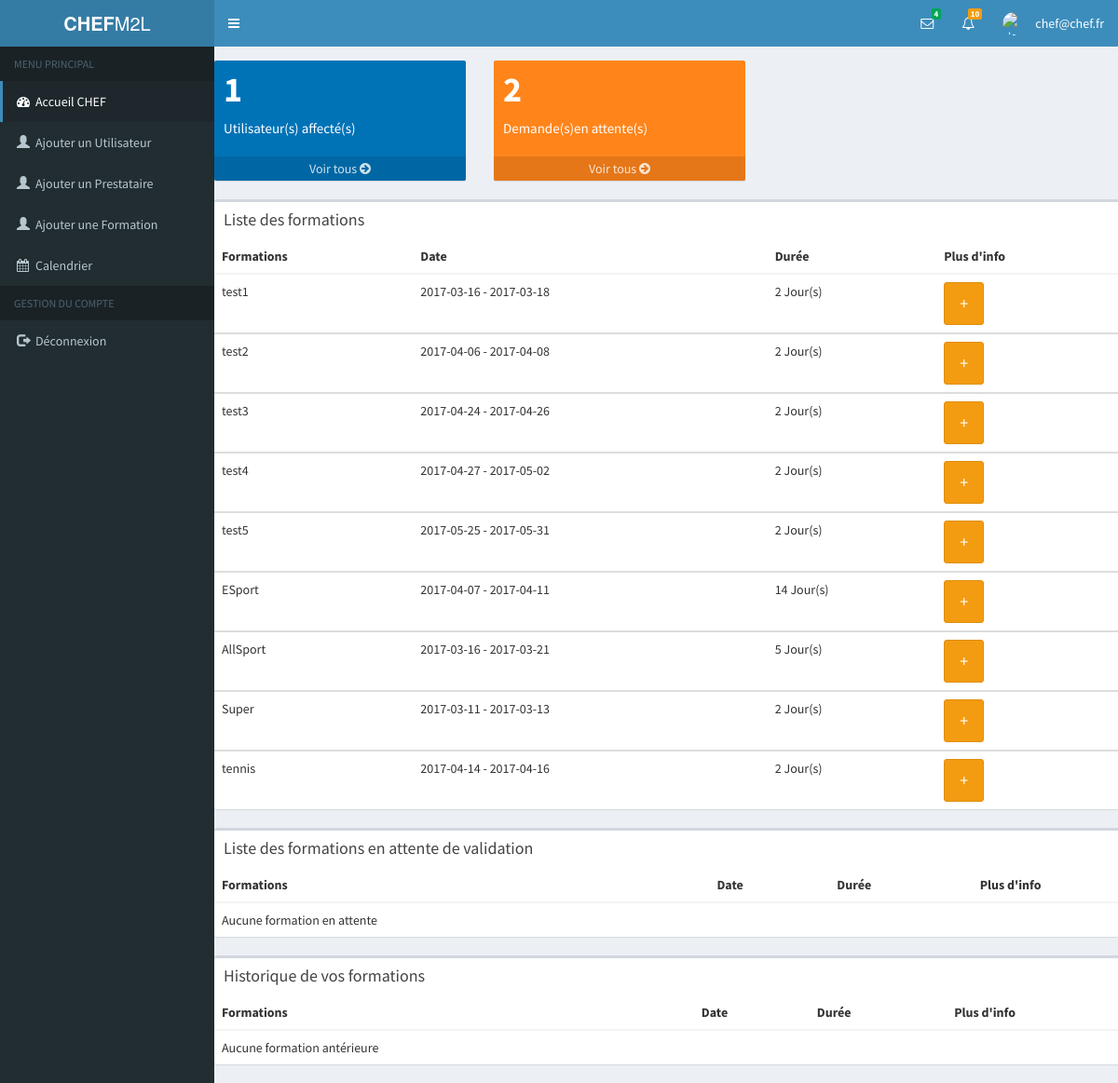
The page /M2L/chef (signed in) on the database its author committed.
### tables this page shows
CREATE TABLE `formation` (
  `id_f` int(11) NOT NULL,
  `libelle` varchar(25) DEFAULT NULL,
  `contenu` varchar(255) DEFAULT NULL,
  `date_d` date NOT NULL,
  `date_f` date NOT NULL,
  `NbJour` int(2) DEFAULT NULL,
  `id_p` int(11) DEFAULT NULL,
  `id_a` int(11) NOT NULL
);

### M2L/Models/chef.php (called while the page is built, shortened)
<?php
function getNbUser($id)
{
	global $bdd;
	$req = $bdd->prepare("SELECT count(*) as nb FROM salarie WHERE salarie.id_s_1=:id");
	$req->bindValue(':id',$id,PDO::PARAM_INT);
	$req->execute();
	while($data = $req ->fetch())
	{
		return $data['nb'];
	}
}
function getNbDmd($id)
{
	global $bdd;
	$req = $bdd->prepare("select count(*) as nb from suivre s, formation f,salarie sal where s.etat = 'En attente' and s.id_f = f.id_f and sal.id_s = s.id_s and sal.id_s_1 = :id");
	$req->bindValue(':id',$id,PDO::PARAM_INT);
	$req->execute();
	while($data = $req ->fetch())
	{
		return $data['nb'];
	}
}
?>

### M2L/Models/accueil.php (called while the page is built, shortened)
<?php
function getForm($id)
{
	global $bdd;
	$req = $bdd->prepare('SELECT * FROM formation f WHERE NOT EXISTS (SELECT * FROM suivre s WHERE f.id_f = s.id_f and s.id_s like :id)');
	$req->bindValue(':id',$id,PDO::PARAM_INT);
	$req->execute();
	while($data = $req->fetchAll())
	{
		return $data;
	}
}
?>

### M2L/Views/chef.php (the view, shortened to what this page needs)
<div class="container">
    <div class="row">
        <div class="row">
            <?= statsAdmin::stats("blue", "$nbUser", "Utilisateur(s) affecté(s)","person-add","user") ?>
            <?= statsAdmin::stats("orange", "$nbDmd", "Demande(s)en attente(s)","android-time","dmd") ?>
        </div>
<div class="row">
            <div class="col-xs-12">
                <div class="box">
                    <div class="box-header">
                        <h3 class="box-title"> Liste des formations</h3>
                    </div>
                    <div class="box-body table-responsive no-padding">
                        <table class="table table-hover">
                            <thead>
                                      <tr>
                                        <th>Formations</th>
                                        <th>Date</th>
                                        <th>Durée</th>
                                        <th>Plus d'info</th>
                                      </tr>
                                    </thead>
                            <?php
                            if (isset($Form)){
                               foreach ($Form as $key => $value)
                {
                            $Suivre = '<form method="post">
                                    <button type="submit" class="btn" name="Suivre" >
                                        <span>Suivre</span>
                                    </button>
                                    <input name="idForm" type="hidden" value="'.$value['id_f'].'" >
                                </form>';
                        echo('
                            <tbody>
                                <tr>
                                   <td>'.$value["libelle"].'</td>
                                   <td>'.$value['date_d'].' - '.$value['date_f'].'</td>
                                   <td>'.$value['NbJour'].' Jour(s)</td>
                                   <td>
                                    <button type="button" class="btn btn-warning btn-lg" data-toggle="modal" data-target="#'.$value['id_f'].'">+</button>
                                    <div class="modal fade" id='.$value['id_f'].' role="dialog">
                                        <div class="modal-dialog">
                                            <div class="modal-content">
                                                <div class="modal-header">
                                                    <button type="button" class="close" data-dismiss="modal">&times;</button>
                                                    <h4 class="modal-title">'.$value['libelle'].'</h4>
                                                </div>
                                                <div class="modal-body">
                                                    <h4 class="modalContent">Date : ' . $value['date_d'] . ' - ' . $value['date_f'] . '</h4>
                                                    <h4 class="modalContent">Durée : ' . $value['NbJour'] . ' Jour(s)</h4>
                                                    <h4 class="modalContent">Adresse : todo</h4>
                                                    <h4 class="modalContent">Description: <h5>' . $value['contenu'] . '</h5></h4>
                                                </div>
                                            </div>
                                        </div>
                                    </div>
                                   </td>
                                    <td>'.$Suivre.'</td>
                                </tr>
                            </tbody>');
                }
                            }
                            else{
                                echo('<tbody><tr><td>Aucune formation</td></tr></tbody>');
                            }
                            ?>
                        </table>
                    </div>
                </div>
                                <div class="box">
                    <div class="box-header">
                        <h3 class="box-title"> Liste des formations en attente de validation</h3>
                    </div>
                    <div class="box-body table-responsive no-padding">
                        <table class="table table-hover">
                            <thead>
                                      <tr>
                                        <th>Formations</th>
                                        <th>Date</th>
                                        <th>Durée</th>
                                        <th>Plus d'info</th>
                                      </tr>
                                    </thead>
                            <?php
                            if (isset($FormAtt)){
                               foreach ($FormAtt as $key => $value)
                                {
                            echo('
                            <tbody>
                                <tr>
                                   <td>'.$value["libelle"].'</td>
                                   <td>'.$value['date_d'].' - '.$value['date_f'].'</td>
                                   <td>'.$value['NbJour'].' Jour(s)</td>
                                   <td>
                                    <button type="button" class="btn btn-warning btn-lg" data-toggle="modal" data-target="#'.$value['id_f'].'">+</button>
                                    <div class="modal fade" id='.$value['id_f'].' role="dialog">
                                        <div class="modal-dialog">
                                            <div class="modal-content">
                                                <div class="modal-header">
                                                    <button type="button" class="close" data-dismiss="modal">&times;</button>
                                                    <h4 class="modal-title">'.$value['libelle'].'</h4>
                                                </div>
                                                <div class="modal-body">
                                                    <h4 class="modalContent">Du : ' . $value['date_f'] . ' au :' . $value['date_f'] . '</h4>
                                                    <h4 class="modalContent">Durée : ' . $value['NbJour'] . ' Jour(s)</h4>
                                                    <h4 class="modalContent">Adresse : <h5 class="modalContent">todo</h5></h4>
                                                    <h5 class="modalContent">Description: ' . $value['contenu'] . '</h5>
                                                </div>
                                            </div>
                                        </div>
                                    </div>
                                   </td>
                                    <td><span class="label label-warning">'.$value['etat'].' <i class="glyphicon glyphicon-time"></i></span></td>
                                </tr>
                            </tbody>');
                } }
                else{
                    echo('<tbody><tr><td>Aucune formation en attente</td></tr></tbody>');
                }
                            ?>
                        </table>
                    </div>
                </div>
            <div class="box">
                    <div class="box-header">
                        <h3 class="box-title">Historique de vos formations</h3>
                    </div>
                    <div class="box-body table-responsive no-padding">
                        <table class="table table-hover">
                            <thead>
                                      <tr>
                                        <th>Formations</th>
                                        <th>Date</th>
                                        <th>Durée</th>
                                        <th>Plus d'info</th>
                                      </tr>
                                    </thead>
                            <?php
                            if (isset($FormHisto)) {
                                foreach ($FormHisto as $key => $value) {
                                    if ($value['etat'] == "Validé") {
                                        $etat = '<span class="label label-success">' . $value['etat'] . ' <i class="glyphicon glyphicon-ok"></i></span>';
                                    } elseif ($value['etat'] == "Refusé") {
                                        $etat = '<span class="label label-danger">' . $value['etat'] . ' <i class="glyphicon glyphicon-remove"></i></span>';
                                    }
                                    echo('
                            <tbody>
                                <tr>
                                   <td>' . $value["libelle"] . '</td>
                                   <td>'.$value['date_d'].' - '.$value['date_f'].'</td>
                                   <td>'.$value['NbJour'].' Jour(s)</td>
                                   <td>
                                    <button type="button" class="btn btn-warning btn-lg" data-toggle="modal" data-target="#' . $value['id_f'] . '">+</button>
                                    <div class="modal fade" id=' . $value['id_f'] . ' role="dialog">
                                        <div class="modal-dialog">
                                            <div class="modal-content">
                                                <div class="modal-header">
                                                    <button type="button" class="close" data-dismiss="modal">&times;</button>
                                                    <h4 class="modal-title">' . $value['libelle'] . '</h4>
                                                </div>
                                                <div class="modal-body">
                                                    <h4 class="modalContent">Du : ' . $value['date_f'] . ' au :' . $value['date_f'] . '</h4>
                                                    <h4 class="modalContent">Durée : ' . $value['NbJour'] . ' Jour(s)</h4>
                                                    <h4 class="modalContent">Adresse : <h5 class="modalContent">todo</h5></h4>
                                                    <h5 class="modalContent">Description: ' . $value['contenu'] . '</h5>
                                                </div>
                                            </div>
                                        </div>
                                    </div>
                                   </td>
                                    <td>' . $etat . '</td>
                                </tr>
                            </tbody>');
                                }
                            }
                            else{
                                echo('<tbody><tr><td>Aucune formation antérieure</td></tr></tbody>');
                            }
                ?>
                        </table>
                    </div>
                </div>
            </div>
    </div>
</div>

### rows shown on the page
formation: libelle "test1", date_d "2017-03-16", date_f "2017-03-18", NbJour "2"
formation: libelle "test2", date_d "2017-04-06", date_f "2017-04-08", NbJour "2"
formation: libelle "test3", date_d "2017-04-24", date_f "2017-04-26", NbJour "2"
formation: libelle "test4", date_d "2017-04-27", date_f "2017-05-02", NbJour "2"
formation: libelle "test5", date_d "2017-05-25", date_f "2017-05-31", NbJour "2"
formation: libelle "ESport", date_d "2017-04-07", date_f "2017-04-11", NbJour "14"
formation: libelle "AllSport", date_d "2017-03-16", date_f "2017-03-21", NbJour "5"
formation: libelle "Super", date_d "2017-03-11", date_f "2017-03-13", NbJour "2"
formation: libelle "tennis", date_d "2017-04-14", date_f "2017-04-16", NbJour "2"

### other values the page prints
$_SESSION['auth']['mail'] "chef@chef.fr"
$nb "1 2"
$title "Utilisateur(s) affecté(s) Demande(s)en attente(s)"
